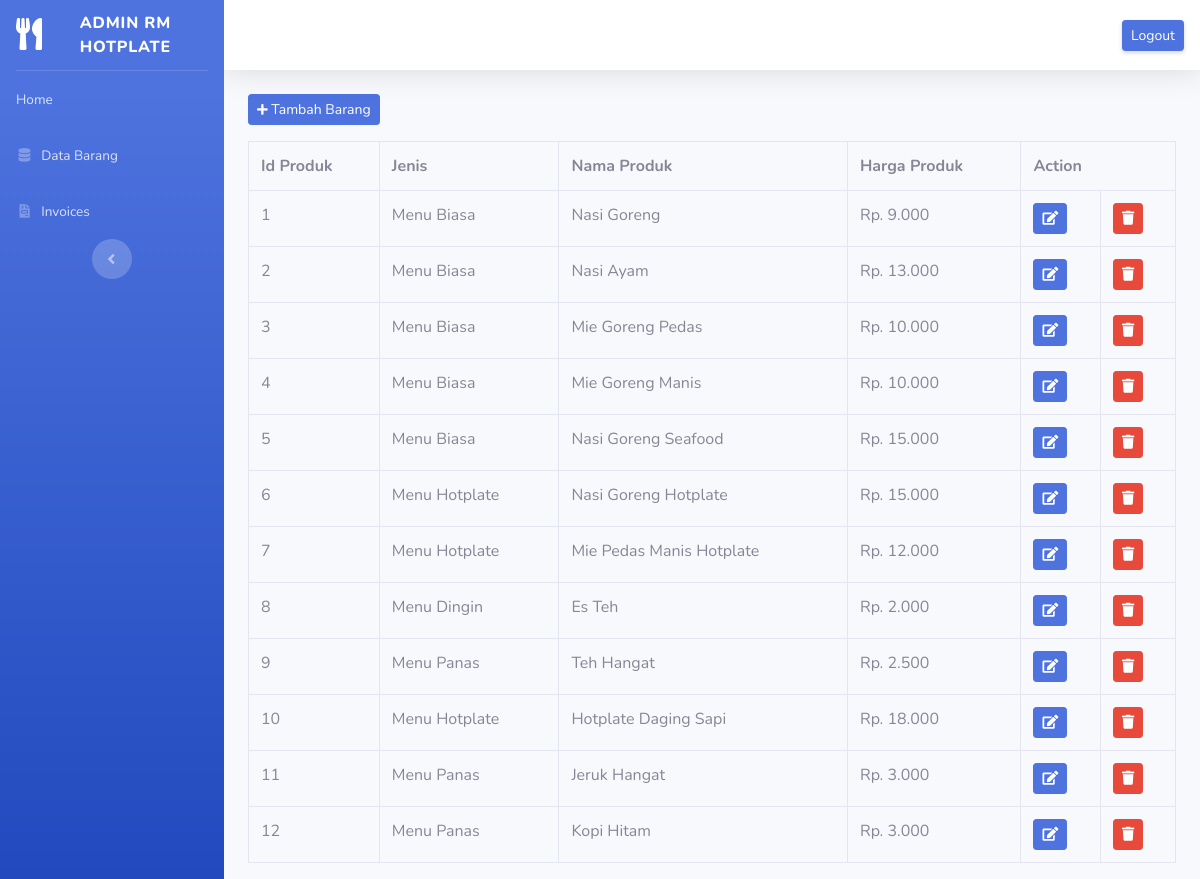
Page /index.php/admin/data_barang on the committed database.
### tables this page shows
CREATE TABLE `tbl_produk` (
  `idProduk` int(50) NOT NULL,
  `jenis` varchar(225) NOT NULL,
  `namaProduk` varchar(150) NOT NULL,
  `hargaProduk` int(10) NOT NULL,
  `gambarProduk` varchar(128) NOT NULL
);

### application/controllers/admin/data_barang.php (called while the page is built, shortened)
<?php
class Data_barang extends CI_Controller
{
    public function index()
    {
        $data['menub'] = $this->m_menub->tampil_data()->result();
        $this->load->view('templates_admin/header',);
        $this->load->view('templates_admin/side_bar',);
        $this->load->view('templates_admin/top_bar',);
        $this->load->view('admin/data_barang', $data);
        $this->load->view('templates_admin/footer');
    }
}

### index.php (called while the page is built, shortened)
<?php
require_once BASEPATH.'core/CodeIgniter.php';

### application/models/produk/m_menub.php (called while the page is built, shortened)
<?php
class M_menub extends CI_Model
{
    public function tampil_data()
    {
        return $this->db->get('tbl_produk');
    }
}

### application/views/admin/data_barang.php (the view, shortened to what this page needs)
<div class="container-fluid">
    <button class="btn btn-sm btn-primary mb-3" data-target="#tambah_barang" data-toggle="modal"><i class="fas fa-plus fa-sm"></i> Tambah Barang</button>
    <table class="table table-bordered">
        <tr>
            <th>Id Produk</th>
            <th>Jenis</th>
            <th>Nama Produk</th>
            <th>Harga Produk</th>
            <th colspan="2">Action</th>
        </tr>
        <?php
        $no = 1;
        foreach ($menub as $mn) : ?>
            <tr>
                <td><?php echo $no++ ?></td>
                <td><?php echo $mn->jenis ?></td>
                <td><?php echo $mn->namaProduk ?></td>
                <td>Rp. <?php echo number_format($mn->hargaProduk, 0, ',', '.') ?></td>
                <td>
                    <?php echo anchor('admin/data_barang/edit/' . $mn->idProduk, '<div class="btn btn-primary btn-sm"><i class="fas fa-edit"></i></div>') ?>
                </td>
                <td>
                    <?php echo anchor('admin/data_barang/hapus/' . $mn->idProduk, '<div class="btn btn-danger btn-sm"><i class="fas fa-trash"></i></div>') ?>
                </td>
            </tr>
        <?php endforeach; ?>
    </table>
</div>

### rows in the picture
tbl_produk: jenis "Menu Biasa", namaProduk "Nasi Goreng", hargaProduk "9.000"
tbl_produk: jenis "Menu Biasa", namaProduk "Nasi Ayam", hargaProduk "13.000"
tbl_produk: jenis "Menu Biasa", namaProduk "Mie Goreng Pedas", hargaProduk "10.000"
tbl_produk: jenis "Menu Biasa", namaProduk "Mie Goreng Manis", hargaProduk "10.000"
tbl_produk: jenis "Menu Biasa", namaProduk "Nasi Goreng Seafood", hargaProduk "15.000"
tbl_produk: jenis "Menu Hotplate", namaProduk "Nasi Goreng Hotplate", hargaProduk "15.000"
tbl_produk: jenis "Menu Hotplate", namaProduk "Mie Pedas Manis Hotplate", hargaProduk "12.000"
tbl_produk: jenis "Menu Dingin", namaProduk "Es Teh", hargaProduk "2.000"
tbl_produk: jenis "Menu Panas", namaProduk "Teh Hangat", hargaProduk "2.500"
tbl_produk: jenis "Menu Hotplate", namaProduk "Hotplate Daging Sapi", hargaProduk "18.000"
tbl_produk: jenis "Menu Panas", namaProduk "Jeruk Hangat", hargaProduk "3.000"
tbl_produk: jenis "Menu Panas", namaProduk "Kopi Hitam", hargaProduk "3.000"
